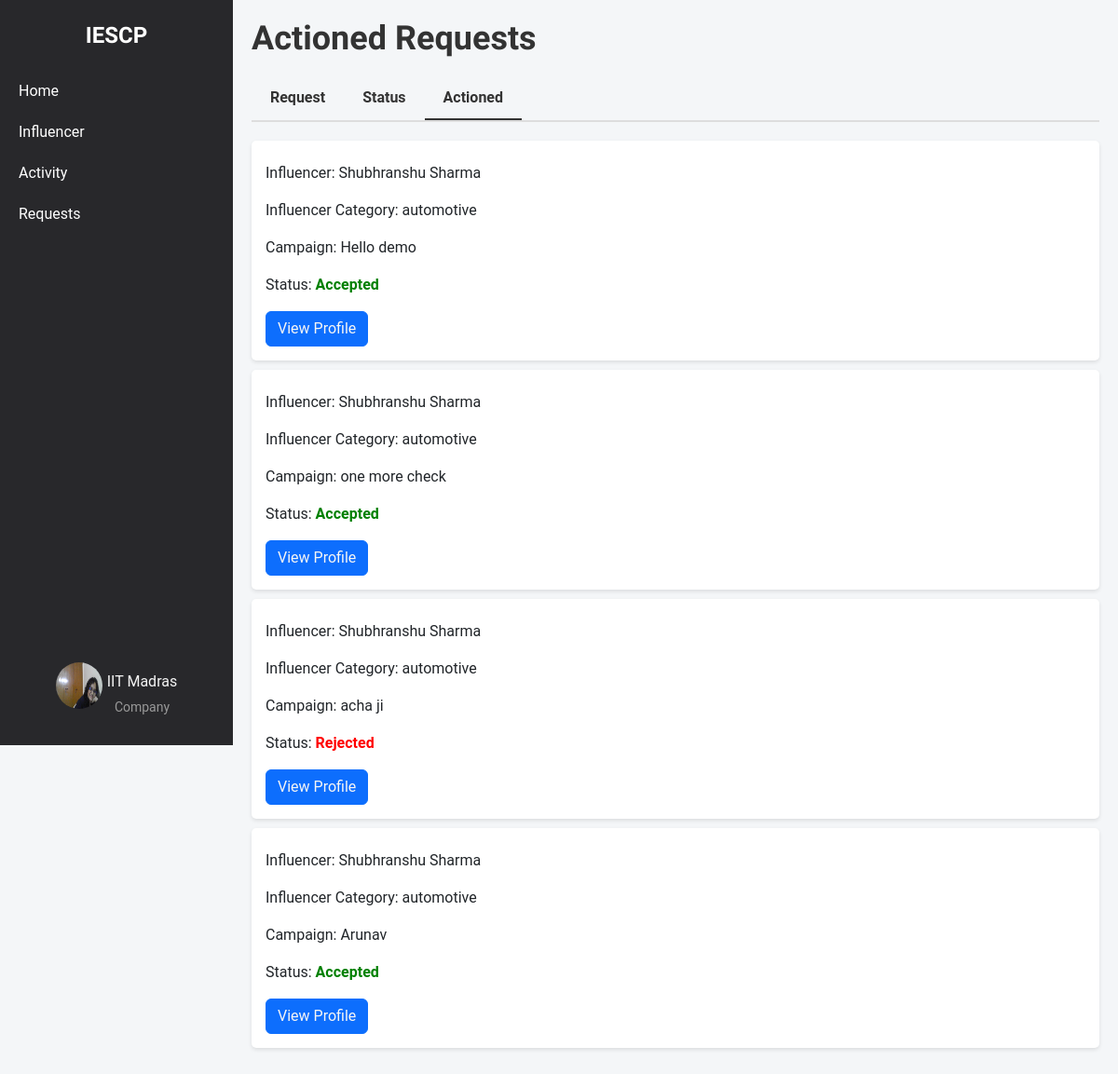
The page /company/actioned (signed in) on the database as committed earlier.
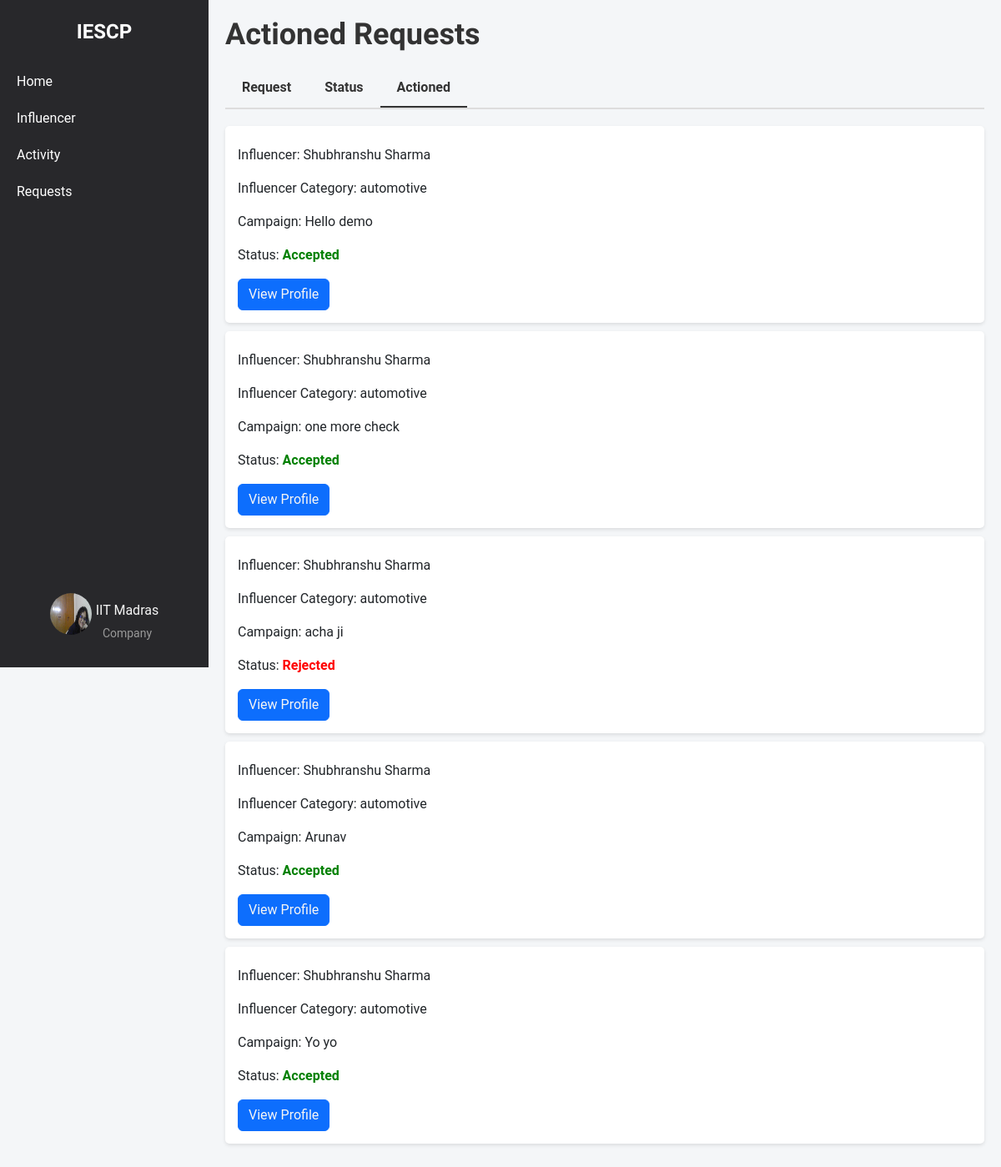
The same page on the database as committed later.
### models.py (models this page shows, shortened)
class InterestedCampaigns(db.Model):
    __tablename__ = 'interested_campaigns'
    id = db.Column(db.Integer, primary_key=True)
    influencer_id = db.Column(
        db.Integer,
        db.ForeignKey('influencers.id', name='fk_influencer_id'),
        nullable=False
    )
    campaign_id = db.Column(
        db.Integer,
        db.ForeignKey('campaign.id', name='fk_campaign_id'),
        nullable=False
    )
    company_id = db.Column(
        db.Integer,
        db.ForeignKey('company.id', name='fk_company_id'),
        nullable=False
    )
    expressed_at = db.Column(db.DateTime, nullable=False, default=datetime.utcnow)
    status = db.Column(db.String(50), nullable=False, default='pending')
    influencer = db.relationship('Influencer', backref=db.backref('interested_campaigns', lazy=True))
    campaign = db.relationship('Campaign', backref=db.backref('interested_influencers', lazy=True))
    company = db.relationship('Company', backref=db.backref('company_interests', lazy=True))

class Influencer(db.Model):
    __tablename__ = 'influencers'
    id = db.Column(db.Integer, primary_key=True)
    name = db.Column(db.String(255), nullable=False)
    username = db.Column(db.String(255), unique=True, nullable=False)
    email = db.Column(db.String(255), unique=True, nullable=False)
    password_hash = db.Column(db.String(255), nullable=False)
    category = db.Column(db.String(255), nullable=False)
    interest = db.Column(db.String(255), nullable=False)
    reach = db.Column(db.Integer, nullable=False)
    social_media_links = db.Column(db.String(255), nullable=False)
    bio = db.Column(db.String(255), nullable=False)
    profile_picture = db.Column(db.String(255), nullable=False)
    campaigns = db.relationship('Campaign', secondary=influencer_campaign_association, back_populates='influencers')

class Campaign(db.Model):
    __tablename__ = 'campaign'
    id = db.Column(db.Integer, primary_key=True)
    title = db.Column(db.String(200), nullable=False)
    description = db.Column(db.Text, nullable=False)
    budget = db.Column(db.Float, nullable=False)
    start_date = db.Column(db.Date, nullable=False)
    end_date = db.Column(db.Date, nullable=False)
    company_id = db.Column(db.Integer, db.ForeignKey('company.id'), nullable=False)
    admin_id = db.Column(db.Integer, db.ForeignKey('admin.id'), nullable=False, default=1)
    status = db.Column(db.String(50), nullable=False, default='pending')
    category = db.Column(db.String(255), nullable=False)
    created_at = db.Column(db.DateTime, nullable=False, default=datetime.utcnow)
    visibility = db.Column(db.String(50), nullable=False, default='public')
    influencers = db.relationship('Influencer', secondary=influencer_campaign_association, back_populates='campaigns')
    is_flag = db.Column(db.Boolean, nullable=False, default=False)

### company_routes.py (the view)
@app.route('/company/actioned')
@company_auth_required
def company_actioned():
    user = Company.query.get(session['company_id'])
    actioned_requests = db.session.query(InterestedCampaigns).join(Campaign).filter(Campaign.company_id == user.id).filter(InterestedCampaigns.status.in_(['accepted', 'rejected'])).all()
    return render_template('company_actioned.html', user=user, actioned_requests=actioned_requests)

### company_routes.py (called while the page is built)
def company_auth_required(func):
    @wraps(func)
    def func3(*args, **kwargs):
        if 'company_id' in session:
            return func(*args, **kwargs)
        else:
            flash("Please login first")
            return redirect(url_for('company_login'))
    return func3

### templates/company_actioned.html (shortened to what this page needs)
{% extends 'layout.html' %}
{% block content %}
    <div class="container-box">
        <div class="sidebar">
            <div class="logo">IESCP</div>
            <ul>
                <li><a href="{{url_for('company_home')}}">Home</a></li>
                <li><a href="{{url_for('influencer_search')}}">Influencer</a></li>
                <li><a href="{{url_for('company_activity')}}">Activity</a></li>
                <li><a href="{{url_for('company_requests')}}">Requests</a></li>
            </ul>
            <div class="profile">
                <a href="{{ url_for('company_dashboard') }}">
                    <img src="{{ url_for('static', filename='profile_upload/company/' + user.username + '/' + user.logo) }}" alt="Profile Picture">
                    <div class="profile-name-category">
                        <span class="company_name">{{ user.company_name }}</span>
                        <span class="category">Company</span>
                    </div>
                </a>
            </div>
        </div>
        <div class="main-content">
            <h1>Actioned Requests</h1>
            <div class="tabs">
                <a href="{{url_for('company_requests')}}" class="tab">Request</a>
                <a href="{{url_for('company_request_status')}}" class="tab">Status</a>
                <a href="{{url_for('company_actioned')}}" class="tab active">Actioned</a>
            </div>
            {% if actioned_requests %}
                {% for request in actioned_requests %}
                    <div class="request-item">
                        <p>Influencer: {{ request.influencer.name }}</p>
                        <p>Influencer Category: {{request.influencer.category}}</p>
                        <p>Campaign: {{request.campaign.title}}</p>
                        <p>Status:
                            {% if request.status == 'accepted' %}
                                <span class="status-accepted">Accepted</span>
                            {% elif request.status == 'rejected' %}
                                <span class="status-rejected">Rejected</span>
                            {% endif %}
                        </p>
                        <button class="btn btn-primary"><a href="{{request.influencer.social_media_links}}" target="_blank">View Profile</a></button>
                    </div>
                {% endfor %}
            {% else %}
                <p>No actioned requests to display.</p>
            {% endif %}
        </div>
    </div>
{% endblock %}

Rows that differ between the two databases and show on the page:
added InterestedCampaigns: influencer.name "Shubhranshu Sharma", influencer.category "automotive", campaign "Yo yo", status "Accepted"
